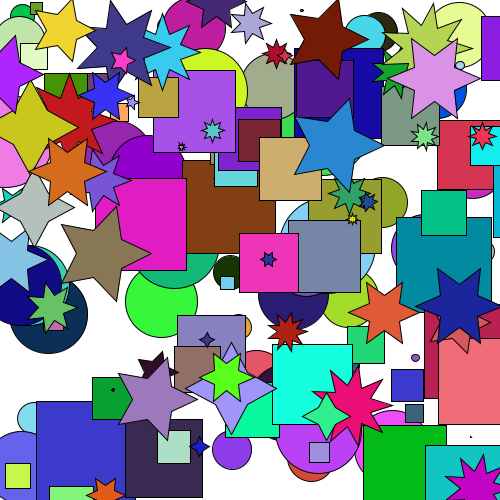
Frame 1 (no input)
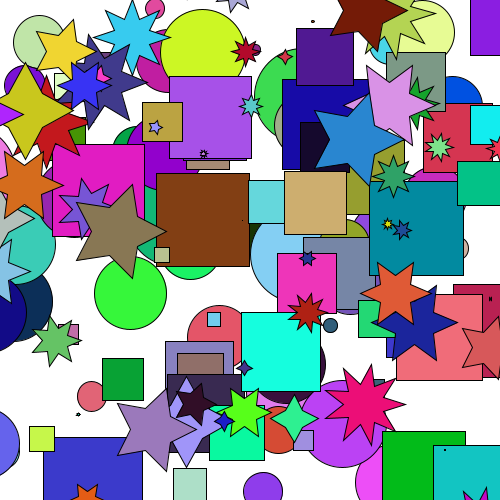
Frame 60 (the mouse pressed at the canvas centre just before this capture)
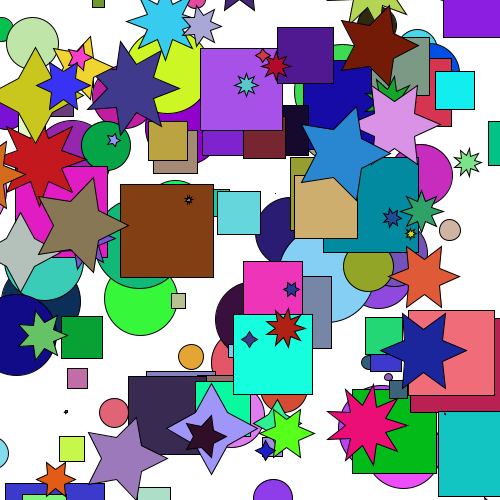
Frame 120 (the mouse held since frame 60 and released just before this capture)

The Processing sketch that drew these frames (run headless with seeded random() and noise(); from frame 60 on, the mouse is pressed at the canvas centre):

// Processing sketch: RandomShapes
// ── RandomShapes.pde
Star[] starArray = new Star[50];
Circle[] circleArray = new Circle[50];
Square[] squareArray = new Square[50];

void setup() {
  size( 500, 500 );

  // create some random circles and stars
  for (int i = 0; i < circleArray.length; i++ ) {
    float x = random(width);
    float y = random(height);
    float size = random(height*0.1);
    int colour = randomColour();

    circleArray[i] = new Circle(x, y, size, colour );
  }
  
  for (int i = 0; i < circleArray.length; i++ ) {
    float x = random(width);
    float y = random(height);
    float size = random(height*0.1);
    int colour = randomColour();

    squareArray[i] = new Square(x, y, size, colour );
  }
 
  for (int i = 0; i < starArray.length; i++ ) {
    float x = random(width);
    float y = random(height);
    float size = random(height * 0.1);
    color colour = randomColour();
    int numPoints = (int)random( 4, 10 );

    starArray[i] = new Star(x, y, size, colour, numPoints );
  }
}

void draw() {
  background(255); // set background to white
  // draw the circles -> enhanced for loop
  for ( Circle circle : circleArray ) {
    circle.update(); //<>//
  }
  
  for ( Square square : squareArray ) {
    square.update();
  }
  
  // draw the stars
  for ( Star star : starArray ) {
    star.update();
  }
}
color randomColour() {
  return color( (int)random(256), (int)random(256), (int)random(256) );
}

// ── Circle.pde
class Circle extends Shape{
  Circle( float x, float y, float size, color colour) {
     super(x,y,size,colour);
    // set a target to move towards
  }
 //<>// //<>//
  @Override
  void render() {
    fill( colour );
    ellipse( x, y, size*2, size*2 );
  }

  
}

// ── Shape.pde
public abstract class Shape{
  protected float x, y; // position
  protected float size; // radius
  protected color colour; // Processing colour representation
  protected float xt, yt; // target point - used by move method
  
  Shape(float x, float y, float size, color colour){
    this.x = x;
    this.y = y;
    this.size = size;
    this.colour = colour;
    xt = x;
    yt = y;
  }
  
  public void update() {
    move();
    render();
  }
  
  public abstract void render();
  
  void move() {
    // is the centre close to the target?
    if ( (x-xt)*(x-xt) + (y-yt)*(y-yt) < 1 ) { //<>//
      // choose a new target
      xt = x + random( -50, 50 ); //<>//
      yt = y + random( -50, 50 );
    }
    // move towards target
    x = xt * 0.05 + x * 0.95;
    y = yt * 0.05 + y * 0.95;
  }
  
}

// ── Square.pde
class Square extends Shape{
  
  Square(float x, float y, float size, color colour){
    super(x,y,size,colour);
  }
  
  @Override
  void render() {
    fill( colour );
    rect( x, y, size*2, size*2 );
  }
}

// ── Star.pde
class Star extends Shape {
  int numPoints; // number of 'points' of the star

  Star( float x, float y, float size, color colour, int numPoints ) {
    super(x,y,size,colour);
    this.numPoints = numPoints;
    // set a target to move towards
  }

  

  @Override
  void render() {
    fill(colour);
    float dTheta = (float) Math.PI / (float) numPoints;

    beginShape(); // start a filled polygon
    float theta = 0;
    for ( int i = 0; i <= numPoints; i++ )
    {
      // add outer vertex
      vertex( (float)(x + size * Math.cos( theta )), (float)(y + size * Math.sin(theta)) );
      theta += dTheta;
      // add inner vertex
      vertex( (float)(x + 0.5 * size * Math.cos( theta )), (float)(y + 0.5 * size * Math.sin(theta)) );
      theta += dTheta;
    }
    endShape(); // end filled polygon
  }

  
}
